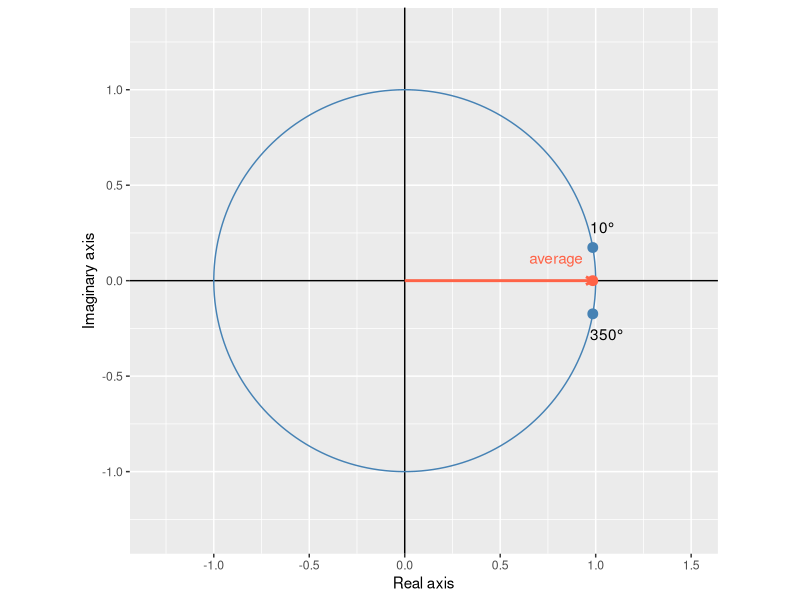

Reproduce this figure in R.
## ---- chunk 1
#| echo: false
#| fig-alt: "The unit circle in the complex plane with Real and Imaginary axes. Two blue points sit at 10 and 350 degrees; their average, a red point inside the circle on the positive real axis, lies at angle 0."
library(ggplot2)

ang <- c(10, 350) * pi / 180
pts <- data.frame(x = cos(ang), y = sin(ang))
mean_pt <- data.frame(x = mean(cos(ang)), y = mean(sin(ang)))
circle <- data.frame(t = seq(0, 2 * pi, length.out = 200))

ggplot() +
  geom_hline(yintercept = 0) + geom_vline(xintercept = 0) +
  geom_path(data = circle, aes(cos(t), sin(t)), colour = "steelblue") +
  geom_segment(data = mean_pt, aes(x = 0, y = 0, xend = x, yend = y),
               arrow = arrow(length = unit(0.2, "cm")), colour = "tomato", linewidth = 1) +
  geom_point(data = pts, aes(x, y), colour = "steelblue", size = 3) +
  geom_point(data = mean_pt, aes(x, y), colour = "tomato", size = 3) +
  annotate("text", x = 0.97, y = 0.28, label = "10°", hjust = 0) +
  annotate("text", x = 0.97, y = -0.28, label = "350°", hjust = 0) +
  annotate("text", x = mean_pt$x - 0.05, y = 0.12, label = "average", colour = "tomato", hjust = 1) +
  coord_fixed(xlim = c(-1.3, 1.5), ylim = c(-1.3, 1.3)) +
  labs(x = "Real axis", y = "Imaginary axis")
